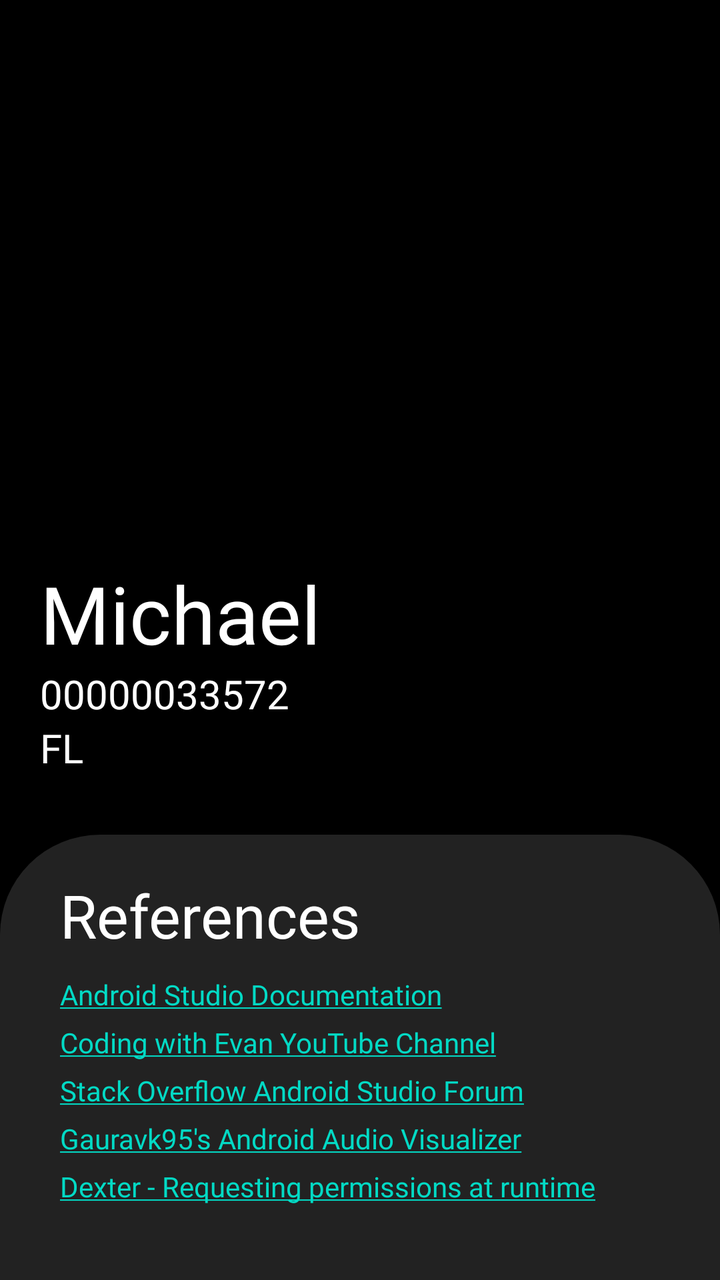
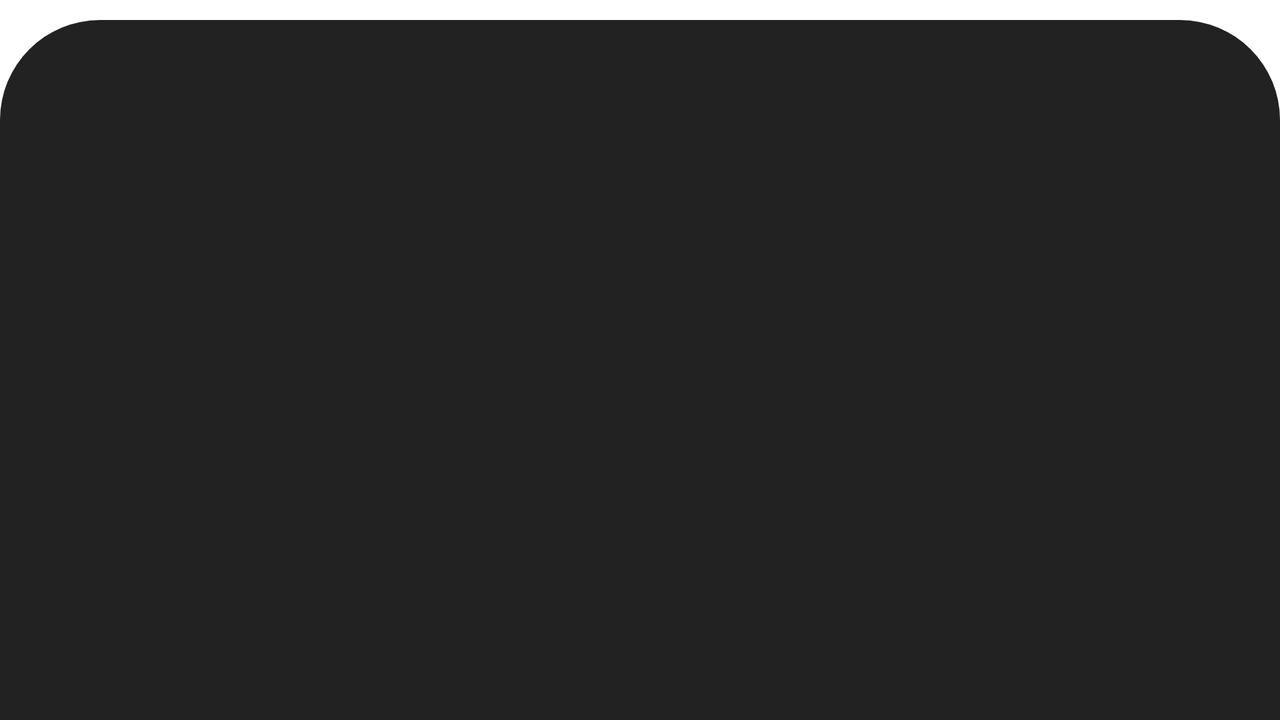

An Android layout and its configuration variant, each rendered on a device that would load it. The default file and the variant file are quoted in full after the pictures.
<!-- AndroidManifest.xml: application theme Theme.Michael_00000033572_IF633_FL_UTS -->
<!-- res/layout/activity_profile.xml -->
<?xml version="1.0" encoding="utf-8"?>
<androidx.constraintlayout.widget.ConstraintLayout xmlns:android="http://schemas.android.com/apk/res/android"
    android:layout_width="match_parent"
    android:layout_height="match_parent"
    xmlns:tools="http://schemas.android.com/tools"
    xmlns:app="http://schemas.android.com/apk/res-auto"
    android:background="@color/black"
    tools:context=".ProfileActivity">

    <ImageView
        android:id="@+id/profile_picture"
        android:layout_width="800dp"
        android:layout_height="800dp"
        android:adjustViewBounds="true"
        android:contentDescription="my picture"
        android:src="@drawable/profile_picture"
        app:layout_constraintHorizontal_bias="0.501"
        app:layout_constraintLeft_toLeftOf="parent"
        app:layout_constraintRight_toRightOf="parent"
        tools:ignore="MissingConstraints" />

    <TextView
        android:id="@+id/name"
        android:layout_width="wrap_content"
        android:layout_height="wrap_content"
        app:layout_constraintTop_toTopOf="parent"
        app:layout_constraintLeft_toLeftOf="parent"
        android:text="Michael"
        android:textColor="@color/white"
        android:layout_marginTop="280dp"
        android:layout_marginLeft="20dp"
        android:textSize="40sp"
        android:fontFamily="@font/inter_semibold"/>

    <TextView
        android:id="@+id/nim"
        android:layout_width="wrap_content"
        android:layout_height="wrap_content"
        app:layout_constraintLeft_toLeftOf="parent"
        android:text="00000033572"
        app:layout_constraintTop_toBottomOf="@id/name"
        android:layout_marginLeft="20dp"
        android:textSize="20sp"
        android:textColor="@color/white"
        android:fontFamily="@font/inter_regular"/>

    <TextView
        android:id="@+id/kelas"
        android:layout_width="wrap_content"
        android:layout_height="wrap_content"
        app:layout_constraintLeft_toLeftOf="parent"
        android:text="FL"
        app:layout_constraintTop_toBottomOf="@id/nim"
        android:layout_marginLeft="20dp"
        android:textSize="20sp"
        android:textColor="@color/white"
        android:fontFamily="@font/inter_regular"/>

    <TextView
        android:id="@+id/shape"
        android:layout_width="match_parent"
        android:layout_height="500dp"
        app:layout_constraintTop_toBottomOf="@id/kelas"
        android:layout_marginTop="30dp"
        android:background="@drawable/card"/>

    <TextView
        android:id="@+id/references"
        android:layout_width="wrap_content"
        android:layout_height="wrap_content"
        app:layout_constraintTop_toTopOf="@id/shape"
        app:layout_constraintLeft_toLeftOf="parent"
        android:layout_marginStart="30dp"
        android:layout_marginTop="20dp"
        android:text="References"
        android:textColor="@color/white"
        android:textSize="30sp"
        android:fontFamily="@font/inter_semibold"/>
        
    <TextView
        android:id="@+id/ref1"
        android:layout_width="wrap_content"
        android:layout_height="wrap_content"
        app:layout_constraintTop_toBottomOf="@id/references"
        app:layout_constraintLeft_toLeftOf="parent"
        android:fontFamily="@font/inter_semibold"
        android:layout_marginTop="10dp"
        android:layout_marginStart="30dp"
        android:text="@string/ref1"/>

    <TextView
        android:id="@+id/ref2"
        android:layout_width="wrap_content"
        android:layout_height="wrap_content"
        app:layout_constraintTop_toBottomOf="@id/ref1"
        app:layout_constraintLeft_toLeftOf="parent"
        android:fontFamily="@font/inter_semibold"
        android:layout_marginStart="30dp"
        android:layout_marginTop="5dp"
        android:text="@string/ref2"/>

    <TextView
        android:id="@+id/ref3"
        android:layout_width="wrap_content"
        android:layout_height="wrap_content"
        app:layout_constraintTop_toBottomOf="@id/ref2"
        app:layout_constraintLeft_toLeftOf="parent"
        android:fontFamily="@font/inter_semibold"
        android:layout_marginStart="30dp"
        android:layout_marginTop="5dp"
        android:text="@string/ref3"/>

    <TextView
        android:id="@+id/ref4"
        android:layout_width="wrap_content"
        android:layout_height="wrap_content"
        app:layout_constraintTop_toBottomOf="@id/ref3"
        app:layout_constraintLeft_toLeftOf="parent"
        android:fontFamily="@font/inter_semibold"
        android:layout_marginStart="30dp"
        android:layout_marginTop="5dp"
        android:text="@string/ref4"/>

    <TextView
        android:id="@+id/ref5"
        android:layout_width="wrap_content"
        android:layout_height="wrap_content"
        app:layout_constraintTop_toBottomOf="@id/ref4"
        app:layout_constraintLeft_toLeftOf="parent"
        android:fontFamily="@font/inter_semibold"
        android:layout_marginStart="30dp"
        android:layout_marginTop="5dp"
        android:text="@string/ref5"/>

    </androidx.constraintlayout.widget.ConstraintLayout>
<!-- resources referenced by this layout -->
<resources>
  <color name="black">#FF000000</color>
  <color name="white">#FFFFFFFF</color>
  <!-- drawable card (drawable) -->
  <?xml version="1.0" encoding="utf-8"?>
  <selector xmlns:android="http://schemas.android.com/apk/res/android">
      <item>
          <shape android:shape="rectangle">
              <solid android:color="@color/khaki_black"/>
              <corners android:topLeftRadius="50dp" android:topRightRadius="50dp"/>
          </shape>
  
      </item>
  
  </selector>
  <string name="ref1"><a href="https://developer.android.com/guide">Android Studio Documentation</a></string>
  <string name="ref2"><a href="https://www.youtube.com/c/CodingWithEvan/videos">Coding with Evan YouTube Channel</a></string>
  <string name="ref3"><a href="https://stackoverflow.com/questions/tagged/android-studio">Stack Overflow Android Studio Forum</a></string>
  <string name="ref4"><a href="https://github.com/gauravk95/audio-visualizer-android">Gauravk95\'s Android Audio Visualizer</a></string>
  <string name="ref5"><a href="https://github.com/Karumi/Dexter">Dexter - Requesting permissions at runtime</a></string>
  <style name="Theme.Michael_00000033572_IF633_FL_UTS" parent="Theme.MaterialComponents.DayNight.DarkActionBar">
          
          <item name="colorPrimary">@color/black</item>
          <item name="colorPrimaryVariant">@color/red</item>
          <item name="colorOnPrimary">@color/white</item>
          
          <item name="colorSecondary">@color/teal_200</item>
          <item name="colorSecondaryVariant">@color/teal_700</item>
          <item name="colorOnSecondary">@color/black</item>
          
          <item name="android:statusBarColor" tools:targetApi="l">?attr/colorPrimaryVariant</item>
          
      </style>
  <color name="khaki_black">#222222</color>
  <color name="red">#FF0000</color>
  <color name="teal_200">#FF03DAC5</color>
  <color name="teal_700">#FF018786</color>
</resources>
<!-- res/layout-land/activity_profile.xml (the repository's variant of the layout above) -->
<!-- drawn on the phone turned sideways -->
<?xml version="1.0" encoding="utf-8"?>
<androidx.constraintlayout.widget.ConstraintLayout xmlns:android="http://schemas.android.com/apk/res/android"
    android:layout_width="match_parent"
    android:layout_height="match_parent"
    xmlns:tools="http://schemas.android.com/tools"
    xmlns:app="http://schemas.android.com/apk/res-auto"
    tools:context=".ProfileActivity">

    <androidx.constraintlayout.widget.ConstraintLayout
        android:layout_width="match_parent"
        android:layout_height="match_parent">

    <ImageView
        android:id="@+id/profile_picture"
        android:contentDescription="my picture"
        android:layout_width="match_parent"
        android:layout_height="wrap_content"
        android:src="@drawable/profile_picture"
        android:adjustViewBounds="true"
        tools:ignore="MissingConstraints" />
    
    <TextView
        android:id="@+id/name"
        android:layout_width="wrap_content"
        android:layout_height="wrap_content"
        app:layout_constraintTop_toTopOf="parent"
        app:layout_constraintLeft_toLeftOf="parent"
        android:text="Michael"
        android:textColor="@color/white"
        android:layout_marginTop="280dp"
        android:layout_marginLeft="20dp"
        android:textSize="40sp"
        android:fontFamily="@font/inter_semibold"/>

    <TextView
        android:layout_width="wrap_content"
        android:layout_height="wrap_content"
        app:layout_constraintLeft_toLeftOf="parent"
        android:text="00000033572"
        app:layout_constraintTop_toBottomOf="@id/name"
        android:layout_marginLeft="20dp"
        android:textSize="20sp"
        android:textColor="@color/white"
        android:fontFamily="@font/inter_regular"/>

    <TextView
        android:layout_width="match_parent"
        android:layout_height="350dp"
        app:layout_constraintBottom_toBottomOf="parent"
        android:background="@drawable/card"/>



    </androidx.constraintlayout.widget.ConstraintLayout>
</androidx.constraintlayout.widget.ConstraintLayout>
<!-- resources referenced by the variant -->
<!-- as the phone turned sideways resolves them -->
<resources>
  <color name="white">#FFFFFFFF</color>
  <!-- drawable card (drawable) -->
  <?xml version="1.0" encoding="utf-8"?>
  <selector xmlns:android="http://schemas.android.com/apk/res/android">
      <item>
          <shape android:shape="rectangle">
              <solid android:color="@color/khaki_black"/>
              <corners android:topLeftRadius="50dp" android:topRightRadius="50dp"/>
          </shape>
  
      </item>
  
  </selector>
  <style name="Theme.Michael_00000033572_IF633_FL_UTS" parent="Theme.MaterialComponents.DayNight.DarkActionBar">
          
          <item name="colorPrimary">@color/black</item>
          <item name="colorPrimaryVariant">@color/red</item>
          <item name="colorOnPrimary">@color/white</item>
          
          <item name="colorSecondary">@color/teal_200</item>
          <item name="colorSecondaryVariant">@color/teal_700</item>
          <item name="colorOnSecondary">@color/black</item>
          
          <item name="android:statusBarColor" tools:targetApi="l">?attr/colorPrimaryVariant</item>
          
      </style>
  <color name="khaki_black">#222222</color>
  <color name="black">#FF000000</color>
  <color name="red">#FF0000</color>
  <color name="teal_200">#FF03DAC5</color>
  <color name="teal_700">#FF018786</color>
</resources>
